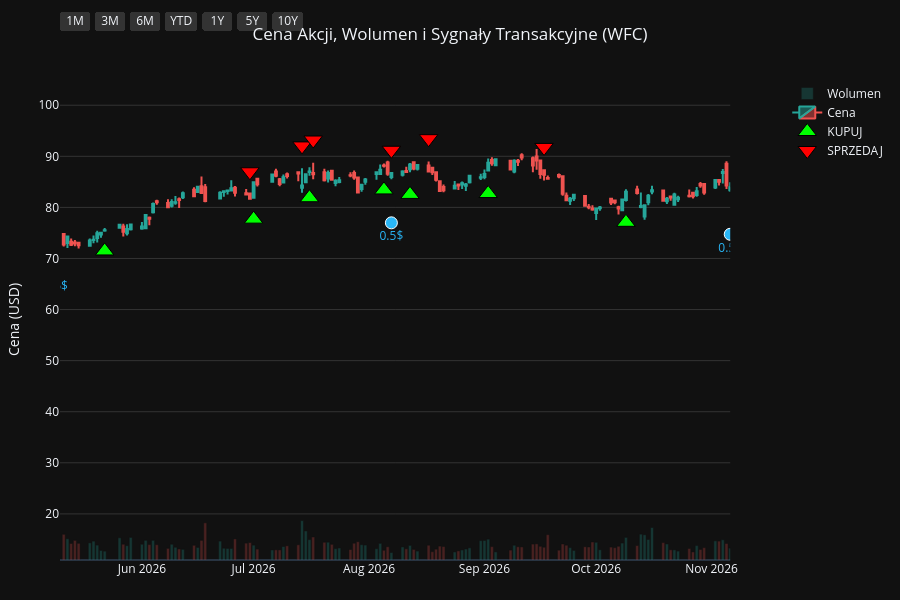
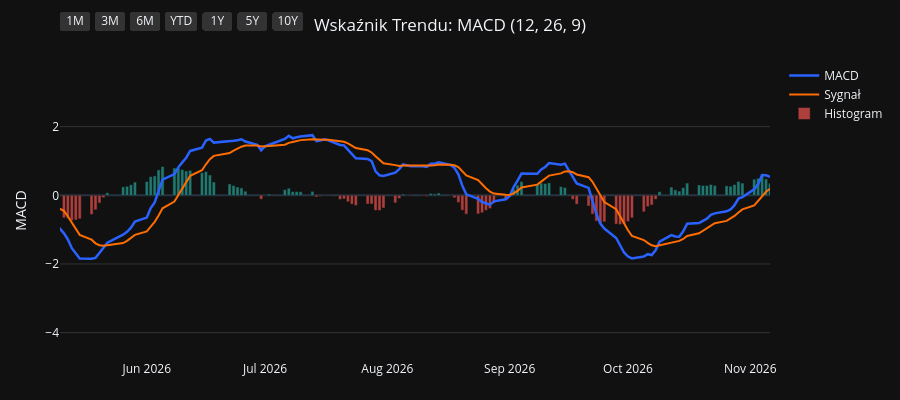
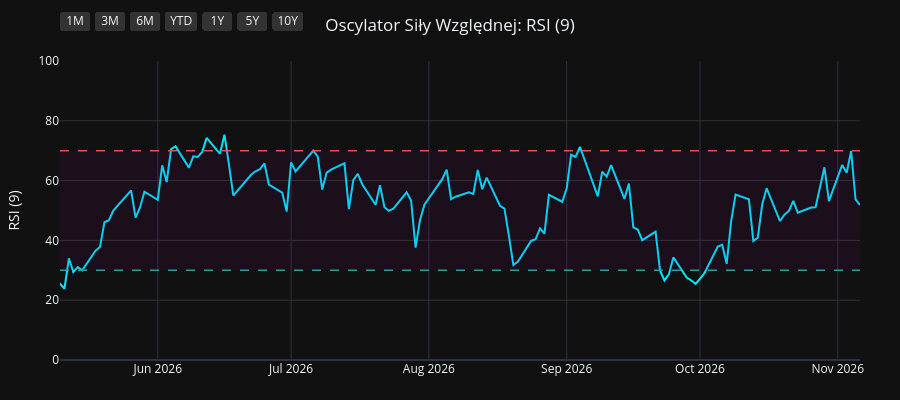
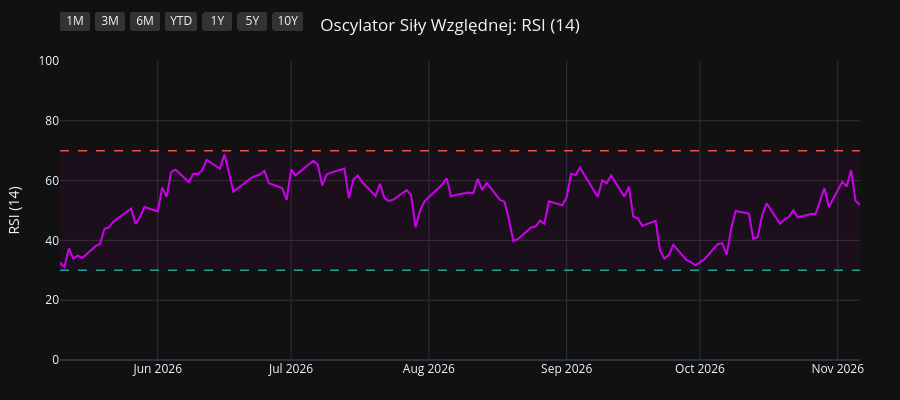

Source (notebook cell) for these figures, in order:
### Code cell
import os
import yfinance as yf
import pandas as pd
import pandas_ta as ta
import plotly.graph_objects as go
from plotly.subplots import make_subplots

# 1. Pobranie i przygotowanie danych
symbol = os.environ.get("STOCK_TICKER", "").strip().upper()
if not symbol:
    raise RuntimeError("Set STOCK_TICKER before running price_extractor.ipynb")
df = yf.Ticker(symbol).history(period="10y")
df.index = df.index.tz_localize(None)

# Wskaźniki i sygnały
df.ta.macd(fast=12, slow=26, signal=9, append=True)
df.ta.rsi(length=9, append=True)
df.ta.rsi(length=14, append=True)
df.ta.rsi(length=21, append=True)
df.dropna(inplace=True)

macd = df['MACD_12_26_9']
signal = df['MACDs_12_26_9']
wczorajszy_macd = macd.shift(1)
wczorajszy_signal = signal.shift(1)

df['Decyzja'] = 'BRAK'
df.loc[(macd > signal) & (wczorajszy_macd <= wczorajszy_signal), 'Decyzja'] = 'KUPUJ'
df.loc[(macd < signal) & (wczorajszy_macd >= wczorajszy_signal), 'Decyzja'] = 'SPRZEDAJ'

df_kupuj = df[df['Decyzja'] == 'KUPUJ']
df_sprzedaj = df[df['Decyzja'] == 'SPRZEDAJ']
df_dywidendy = df[df['Dividends'] > 0]
df_splity = df[df['Stock Splits'] > 0]

# Wspólna konfiguracja osi X
konfiguracja_osi_x = dict(
    type="date",
    showspikes=True, spikemode="across", spikesnap="cursor", spikedash="dot", spikecolor="#ffffff", spikethickness=1, hoverformat="%Y-%m-%d",
    rangeselector=dict(
        buttons=list([
            dict(count=1, label="1M", step="month", stepmode="backward"),
            dict(count=3, label="3M", step="month", stepmode="backward"),
            dict(count=6, label="6M", step="month", stepmode="backward"),
            dict(count=1, label="YTD", step="year", stepmode="todate"),
            dict(count=1, label="1Y", step="year", stepmode="backward"),
            dict(count=5, label="5Y", step="year", stepmode="backward"),
            dict(step="all", label="10Y")
        ]),
        bgcolor="#333333", activecolor="#2962ff", x=0, y=1.1
    )
)

# ==========================================
# WYKRES 1: CENA + WOLUMEN + SYGNAŁY
# ==========================================
fig1 = make_subplots(specs=[[{"secondary_y": True}]])

kolory_wolumenu = ['#26a69a' if row['Close'] >= row['Open'] else '#ef5350' for index, row in df.iterrows()]
fig1.add_trace(go.Bar(x=df.index, y=df['Volume'], marker_color=kolory_wolumenu, opacity=0.25, name='Wolumen'), secondary_y=True)
fig1.add_trace(go.Candlestick(x=df.index, open=df['Open'], high=df['High'], low=df['Low'], close=df['Close'], name='Cena', increasing_line_color='#26a69a', decreasing_line_color='#ef5350'), secondary_y=False)
fig1.add_trace(go.Scatter(x=df_kupuj.index, y=df_kupuj['Low'] * 0.95, customdata=df_kupuj[['Low', 'High']], mode='markers', marker=dict(symbol='triangle-up', size=16, color='#00ff00', line=dict(width=1, color='black')), name='KUPUJ', hovertemplate='KUPUJ<br>Najniższa: %{customdata[0]:.2f}<br>Najwyższa: %{customdata[1]:.2f}<extra></extra>'), secondary_y=False)
fig1.add_trace(go.Scatter(x=df_sprzedaj.index, y=df_sprzedaj['High'] * 1.05, customdata=df_sprzedaj[['Low', 'High']], mode='markers', marker=dict(symbol='triangle-down', size=16, color='#ff0000', line=dict(width=1, color='black')), name='SPRZEDAJ', hovertemplate='SPRZEDAJ<br>Najniższa: %{customdata[0]:.2f}<br>Najwyższa: %{customdata[1]:.2f}<extra></extra>'), secondary_y=False)

if not df_dywidendy.empty:
    fig1.add_trace(go.Scatter(x=df_dywidendy.index, y=df_dywidendy['Low'] * 0.90, mode='markers+text', marker=dict(symbol='circle', size=12, color='#29b6f6', line=dict(width=1, color='white')), text=df_dywidendy['Dividends'].apply(lambda x: f"{x}$"), textposition="bottom center", name='Dywidenda', showlegend=False, hovertemplate='Dywidenda: %{text}<extra></extra>', textfont=dict(color="#29b6f6")), secondary_y=False)
if not df_splity.empty:
                    fig1.add_trace(go.Scatter(x=df_splity.index, y=df_splity['High'], mode='markers+text', marker=dict(symbol='star', size=16, color='#ffee58', line=dict(width=1, color='black')), text=df_splity['Stock Splits'].apply(lambda x: f"{x:g}:1" if x >= 1 else f"1:{1 / x:g}"), textposition="top center", name='Split', hovertemplate='%{text}<extra></extra>', textfont=dict(color="#ffee58")), secondary_y=False)

fig1.update_layout(title=dict(text=f"Cena Akcji, Wolumen i Sygnały Transakcyjne ({symbol})", x=0.5, xanchor='center'), dragmode='pan', xaxis_rangeslider_visible=False, template='plotly_dark', height=600, hovermode='x unified', margin=dict(l=60, r=40, t=60, b=40))
fig1.update_xaxes(**konfiguracja_osi_x)
fig1.update_xaxes(range=[df.index.max() - pd.Timedelta(days=180), df.index.max()])
fig1.update_yaxes(title_text="Cena (USD)", secondary_y=False, gridcolor='#333333')
fig1.update_yaxes(range=[0, df['Volume'].max() * 4], showgrid=False, showticklabels=False, secondary_y=True)
fig1.show(config={'scrollZoom': True})

# ==========================================
# WYKRES 2: WSKAŹNIK MACD
# ==========================================
fig2 = go.Figure()
fig2.add_trace(go.Scatter(x=df.index, y=df['MACD_12_26_9'], line=dict(color='#2962ff', width=2.5), name='MACD'))
fig2.add_trace(go.Scatter(x=df.index, y=df['MACDs_12_26_9'], line=dict(color='#ff6d00', width=2), name='Sygnał'))
kolory_macd = ['#26a69a' if val >= 0 else '#ef5350' for val in df['MACDh_12_26_9']]
fig2.add_trace(go.Bar(x=df.index, y=df['MACDh_12_26_9'], marker_color=kolory_macd, name='Histogram', opacity=0.7))
fig2.update_layout(title=dict(text="Wskaźnik Trendu: MACD (12, 26, 9)", x=0.5, xanchor='center'), dragmode='pan', xaxis_rangeslider_visible=False, template='plotly_dark', height=400, hovermode='x unified', margin=dict(l=60, r=40, t=60, b=40))
fig2.update_xaxes(**konfiguracja_osi_x)
fig2.update_xaxes(range=[df.index.max() - pd.Timedelta(days=180), df.index.max()])
fig2.update_yaxes(title_text="MACD", gridcolor='#333333')
fig2.show(config={'scrollZoom': True})

# ==========================================
# WYKRES 3: OSCYLATOR RSI (9)
# ==========================================
fig3 = go.Figure()
fig3.add_trace(go.Scatter(x=df.index, y=df['RSI_9'], line=dict(color='#00e5ff', width=2), name='RSI (9)'))
fig3.add_hline(y=70, line_dash="dash", line_color="#ef5350", line_width=1.5)
fig3.add_hline(y=30, line_dash="dash", line_color="#26a69a", line_width=1.5)
fig3.add_hrect(y0=30, y1=70, line_width=0, fillcolor="purple", opacity=0.1)
fig3.update_layout(title=dict(text="Oscylator Siły Względnej: RSI (9)", x=0.5, xanchor='center'), dragmode='pan', xaxis_rangeslider_visible=False, template='plotly_dark', height=400, hovermode='x unified', margin=dict(l=60, r=40, t=60, b=40))
fig3.update_xaxes(**konfiguracja_osi_x)
fig3.update_xaxes(range=[df.index.max() - pd.Timedelta(days=180), df.index.max()])
fig3.update_yaxes(title_text="RSI (9)", range=[0, 100], gridcolor='#333333')
fig3.show(config={'scrollZoom': True})

# ==========================================
# WYKRES 4: OSCYLATOR RSI (14)
# ==========================================
fig4 = go.Figure()
fig4.add_trace(go.Scatter(x=df.index, y=df['RSI_14'], line=dict(color='#d500f9', width=2), name='RSI (14)'))
fig4.add_hline(y=70, line_dash="dash", line_color="#ef5350", line_width=1.5)
fig4.add_hline(y=30, line_dash="dash", line_color="#26a69a", line_width=1.5)
fig4.add_hrect(y0=30, y1=70, line_width=0, fillcolor="purple", opacity=0.1)
fig4.update_layout(title=dict(text="Oscylator Siły Względnej: RSI (14)", x=0.5, xanchor='center'), dragmode='pan', xaxis_rangeslider_visible=False, template='plotly_dark', height=400, hovermode='x unified', margin=dict(l=60, r=40, t=60, b=40))
fig4.update_xaxes(**konfiguracja_osi_x)
fig4.update_xaxes(range=[df.index.max() - pd.Timedelta(days=180), df.index.max()])
fig4.update_yaxes(title_text="RSI (14)", range=[0, 100], gridcolor='#333333')
fig4.show(config={'scrollZoom': True})

# ==========================================
# WYKRES 5: OSCYLATOR RSI (21)
# ==========================================
fig5 = go.Figure()
fig5.add_trace(go.Scatter(x=df.index, y=df['RSI_21'], line=dict(color='#64dd17', width=2), name='RSI (21)'))
fig5.add_hline(y=70, line_dash="dash", line_color="#ef5350", line_width=1.5)
fig5.add_hline(y=30, line_dash="dash", line_color="#26a69a", line_width=1.5)
fig5.add_hrect(y0=30, y1=70, line_width=0, fillcolor="purple", opacity=0.1)
fig5.update_layout(title=dict(text="Oscylator Siły Względnej: RSI (21)", x=0.5, xanchor='center'), dragmode='pan', xaxis_rangeslider_visible=False, template='plotly_dark', height=400, hovermode='x unified', margin=dict(l=60, r=40, t=60, b=40))
fig5.update_xaxes(**konfiguracja_osi_x)
fig5.update_xaxes(range=[df.index.max() - pd.Timedelta(days=180), df.index.max()])
fig5.update_yaxes(title_text="RSI (21)", range=[0, 100], gridcolor='#333333')
fig5.show(config={'scrollZoom': True})

### Figure 1 — Plotly figure (JSON) as saved in the notebook; plotly's stock layout.template omitted (floating-point values rounded to 4 significant figures; data arrays with more than 128 entries replaced by an {"elided": "..."} marker saying what was removed)
{"data": [{"marker": {"color": {"elided": "2481 str values"}}, "name": "Wolumen", "opacity": 0.25, "type": "bar", "x": {"elided": "2481 str values"}, "xaxis": "x", "y": {"elided": "2481 int values"}, "yaxis": "y2"}, {"close": {"elided": "2481 float values"}, "decreasing": {"line": {"color": "#ef5350"}}, "high": {"elided": "2481 float values"}, "increasing": {"line": {"color": "#26a69a"}}, "low": {"elided": "2481 float values"}, "name": "Cena", "open": {"elided": "2481 float values"}, "type": "candlestick", "x": {"elided": "2481 str values"}, "xaxis": "x", "yaxis": "y"}, {"customdata": {"elided": "97x2 float values"}, "hovertemplate": "KUPUJ<br>Najniższa: %{customdata[0]:.2f}<br>Najwyższa: %{customdata[1]:.2f}<extra></extra>", "marker": {"color": "#00ff00", "line": {"color": "black", "width": 1}, "size": 16, "symbol": "triangle-up"}, "mode": "markers", "name": "KUPUJ", "type": "scatter", "x": ["2017-01-26T00:00:00", "2017-03-01T00:00:00", "2017-04-24T00:00:00", "2017-06-08T00:00:00", "2017-06-28T00:00:00", "2017-09-12T00:00:00", "2017-10-26T00:00:00", "2017-11-28T00:00:00", "2018-01-05T00:00:00", "2018-01-18T00:00:00", "2018-02-26T00:00:00", "2018-03-12T00:00:00", "2018-04-05T00:00:00", "2018-06-06T00:00:00", "2018-07-02T00:00:00", "2018-10-08T00:00:00", "2018-10-12T00:00:00", "2018-10-29T00:00:00", "2018-11-26T00:00:00", "2019-01-02T00:00:00", "2019-02-19T00:00:00", "2019-03-15T00:00:00", "2019-04-25T00:00:00", "2019-06-05T00:00:00", "2019-07-24T00:00:00", "2019-08-28T00:00:00", "2019-10-18T00:00:00", "2020-02-05T00:00:00", "2020-03-26T00:00:00", "2020-05-20T00:00:00", "2020-07-16T00:00:00", "2020-08-10T00:00:00", "2020-08-25T00:00:00", "2020-08-27T00:00:00", "2020-09-11T00:00:00", "2020-10-05T00:00:00", "2020-11-06T00:00:00", "2021-01-06T00:00:00", "2021-02-08T00:00:00", "2021-03-08T00:00:00", "2021-03-10T00:00:00", "2021-04-14T00:00:00", "2021-06-28T00:00:00", "2021-07-15T00:00:00", "2021-07-20T00:00:00", "2021-09-16T00:00:00", "2021-10-18T00:00:00", "2021-12-10T00:00:00", "2021-12-16T00:00:00", "2022-01-03T00:00:00", "2022-02-07T00:00:00", "2022-03-16T00:00:00", "2022-04-20T00:00:00", "2022-05-05T00:00:00", "2022-05-17T00:00:00", "2022-06-27T00:00:00", "2022-09-12T00:00:00", "2022-10-04T00:00:00", "2022-10-13T00:00:00", "2022-12-30T00:00:00", "2023-03-31T00:00:00", "2023-05-17T00:00:00", "2023-07-03T00:00:00", "2023-09-12T00:00:00", "2023-10-13T00:00:00", "2023-11-02T00:00:00", "2024-01-26T00:00:00", "2024-02-15T00:00:00", "2024-04-19T00:00:00", "2024-05-08T00:00:00", "2024-06-20T00:00:00", "2024-06-28T00:00:00", "2024-07-17T00:00:00", "2024-08-16T00:00:00", "2024-09-20T00:00:00", "2024-11-06T00:00:00", "2025-01-07T00:00:00", "2025-01-15T00:00:00", "2025-03-20T00:00:00", "2025-04-21T00:00:00", "2025-06-24T00:00:00", "2025-07-25T00:00:00", "2025-08-25T00:00:00", "2025-09-11T00:00:00", "2025-10-15T00:00:00", "2025-12-02T00:00:00", "2026-01-05T00:00:00", "2026-02-02T00:00:00", "2026-03-23T00:00:00", "2026-04-30T00:00:00", "2026-05-22T00:00:00", "2026-07-01T00:00:00", "2026-07-16T00:00:00", "2026-08-05T00:00:00", "2026-08-12T00:00:00", "2026-09-02T00:00:00", "2026-10-09T00:00:00"], "xaxis": "x", "y": [40.92, 43.02, 39.01, 38.03, 39.24, 37.54, 40.95, 39.95, 46.17, 47.49, 44.1, 43.36, 39.68, 41.2, 41.5, 40.22, 38.62, 39.17, 40.05, 34.75, 37.7, 38.61, 36.23, 35.32, 36.87, 35.08, 38.89, 38.04, 23.4, 20.0, 20.37, 19.96, 20.03, 19.76, 19.54, 19.96, 18.08, 26.32, 25.56, 31.37, 31.8, 32.45, 37.54, 36.94, 35.69, 38.47, 40.25, 41.61, 41.39, 41.06, 47.14, 42.77, 40.74, 36.83, 36.42, 33.82, 38.63, 35.99, 33.93, 35.21, 32.26, 33.88, 37.24, 36.24, 35.54, 34.9, 44.09, 43.38, 52.51, 53.62, 52.57, 52.12, 53.74, 49.37, 49.62, 63.24, 65.03, 66.97, 65.59, 57.94, 71.41, 76.48, 72.9, 73.74, 78.71, 79.23, 88.25, 83.53, 72.94, 74.7, 71.48, 77.7, 81.89, 83.42, 82.54, 82.71, 77.08], "yaxis": "y"}, {"customdata": {"elided": "96x2 float values"}, "hovertemplate": "SPRZEDAJ<br>Najniższa: %{customdata[0]:.2f}<br>Najwyższa: %{customdata[1]:.2f}<extra></extra>", "marker": {"color": "#ff0000", "line": {"color": "black", "width": 1}, "size": 16, "symbol": "triangle-down"}, "mode": "markers", "name": "SPRZEDAJ", "type": "scatter", "x": ["2017-02-28T00:00:00", "2017-03-06T00:00:00", "2017-05-15T00:00:00", "2017-06-23T00:00:00", "2017-07-17T00:00:00", "2017-10-13T00:00:00", "2017-11-08T00:00:00", "2017-12-29T00:00:00", "2018-01-08T00:00:00", "2018-02-01T00:00:00", "2018-03-01T00:00:00", "2018-03-16T00:00:00", "2018-05-29T00:00:00", "2018-06-14T00:00:00", "2018-08-10T00:00:00", "2018-10-11T00:00:00", "2018-10-24T00:00:00", "2018-11-23T00:00:00", "2018-12-06T00:00:00", "2019-02-07T00:00:00", "2019-03-08T00:00:00", "2019-03-22T00:00:00", "2019-05-09T00:00:00", "2019-07-15T00:00:00", "2019-08-05T00:00:00", "2019-10-02T00:00:00", "2019-11-19T00:00:00", "2020-02-25T00:00:00", "2020-05-07T00:00:00", "2020-06-16T00:00:00", "2020-07-31T00:00:00", "2020-08-19T00:00:00", "2020-08-26T00:00:00", "2020-09-10T00:00:00", "2020-09-22T00:00:00", "2020-10-15T00:00:00", "2020-12-14T00:00:00", "2021-01-20T00:00:00", "2021-03-04T00:00:00", "2021-03-09T00:00:00", "2021-03-19T00:00:00", "2021-05-11T00:00:00", "2021-07-06T00:00:00", "2021-07-19T00:00:00", "2021-08-19T00:00:00", "2021-10-13T00:00:00", "2021-11-05T00:00:00", "2021-12-13T00:00:00", "2021-12-17T00:00:00", "2022-01-24T00:00:00", "2022-02-17T00:00:00", "2022-04-01T00:00:00", "2022-04-22T00:00:00", "2022-05-10T00:00:00", "2022-06-10T00:00:00", "2022-08-22T00:00:00", "2022-09-13T00:00:00", "2022-10-11T00:00:00", "2022-11-15T00:00:00", "2023-02-16T00:00:00", "2023-05-02T00:00:00", "2023-06-21T00:00:00", "2023-08-01T00:00:00", "2023-09-26T00:00:00", "2023-10-24T00:00:00", "2023-12-28T00:00:00", "2024-02-02T00:00:00", "2024-03-18T00:00:00", "2024-05-01T00:00:00", "2024-05-17T00:00:00", "2024-06-26T00:00:00", "2024-07-12T00:00:00", "2024-08-01T00:00:00", "2024-09-09T00:00:00", "2024-11-01T00:00:00", "2024-12-02T00:00:00", "2025-01-10T00:00:00", "2025-02-12T00:00:00", "2025-04-03T00:00:00", "2025-05-22T00:00:00", "2025-07-15T00:00:00", "2025-07-29T00:00:00", "2025-09-08T00:00:00", "2025-10-01T00:00:00", "2025-11-07T00:00:00", "2025-12-31T00:00:00", "2026-01-07T00:00:00", "2026-02-12T00:00:00", "2026-04-22T00:00:00", "2026-05-01T00:00:00", "2026-06-30T00:00:00", "2026-07-14T00:00:00", "2026-07-17T00:00:00", "2026-08-07T00:00:00", "2026-08-17T00:00:00", "2026-09-17T00:00:00"], "xaxis": "x", "y": [46.93, 47.38, 43.29, 42.81, 44.55, 43.84, 45.19, 50.61, 51.56, 54.64, 48.73, 47.27, 45.2, 46.11, 49.02, 44.34, 43.2, 44.23, 43.26, 42.08, 42.59, 42.22, 40.36, 40.89, 40.33, 42.74, 47.8, 41.5, 23.68, 26.9, 22.37, 22.22, 22.39, 22.48, 22.19, 21.04, 27.26, 30.05, 34.89, 35.62, 36.79, 43.13, 41.24, 39.84, 44.31, 43.04, 47.88, 46.35, 46.13, 49.62, 53.61, 46.1, 44.65, 41.89, 38.83, 42.21, 42.01, 38.98, 45.11, 45.68, 38.23, 40.41, 44.45, 40.09, 38.66, 48.62, 48.88, 57.02, 59.31, 61.12, 57.32, 56.45, 58.85, 55.04, 65.53, 77.34, 71.29, 80.52, 69.41, 75.04, 82.34, 85.0, 81.51, 85.4, 88.41, 97.23, 98.47, 92.84, 84.5, 85.3, 86.97, 92.04, 93.19, 91.19, 93.45, 91.74], "yaxis": "y"}, {"hovertemplate": "Dywidenda: %{text}<extra></extra>", "marker": {"color": "#29b6f6", "line": {"color": "white", "width": 1}, "size": 12, "symbol": "circle"}, "mode": "markers+text", "name": "Dywidenda", "showlegend": false, "text": ["0.38$", "0.38$", "0.39$", "0.39$", "0.39$", "0.39$", "0.43$", "0.43$", "0.45$", "0.45$", "0.51$", "0.51$", "0.51$", "0.51$", "0.1$", "0.1$", "0.1$", "0.1$", "0.2$", "0.2$", "0.25$", "0.25$", "0.3$", "0.3$", "0.3$", "0.3$", "0.35$", "0.35$", "0.35$", "0.35$", "0.4$", "0.4$", "0.4$", "0.4$", "0.45$", "0.45$", "0.45$", "0.45$", "0.5$", "0.5$"], "textfont": {"color": "#29b6f6"}, "textposition": "bottom center", "type": "scatter", "x": ["2017-02-01T00:00:00", "2017-05-03T00:00:00", "2017-08-02T00:00:00", "2017-11-02T00:00:00", "2018-02-01T00:00:00", "2018-05-03T00:00:00", "2018-08-09T00:00:00", "2018-11-08T00:00:00", "2019-01-31T00:00:00", "2019-05-09T00:00:00", "2019-08-08T00:00:00", "2019-11-07T00:00:00", "2020-02-06T00:00:00", "2020-05-07T00:00:00", "2020-08-06T00:00:00", "2020-11-05T00:00:00", "2021-02-04T00:00:00", "2021-05-06T00:00:00", "2021-08-05T00:00:00", "2021-11-04T00:00:00", "2022-02-03T00:00:00", "2022-05-05T00:00:00", "2022-08-04T00:00:00", "2022-11-03T00:00:00", "2023-02-02T00:00:00", "2023-05-04T00:00:00", "2023-08-03T00:00:00", "2023-11-02T00:00:00", "2024-02-01T00:00:00", "2024-05-09T00:00:00", "2024-08-09T00:00:00", "2024-11-08T00:00:00", "2025-02-07T00:00:00", "2025-05-09T00:00:00", "2025-08-08T00:00:00", "2025-11-07T00:00:00", "2026-02-06T00:00:00", "2026-05-08T00:00:00", "2026-08-07T00:00:00", "2026-11-06T00:00:00"], "xaxis": "x", "y": [38.46, 37.47, 37.39, 38.99, 46.11, 36.28, 42.0, 38.33, 35.6, 33.82, 34.03, 40.56, 36.47, 19.55, 18.83, 17.15, 25.02, 36.04, 36.44, 39.69, 43.71, 34.89, 34.48, 36.96, 38.03, 30.05, 37.03, 33.06, 40.47, 51.41, 44.6, 59.75, 68.47, 62.7, 66.85, 73.97, 81.87, 67.21, 76.98, 74.74], "yaxis": "y"}], "layout": {"dragmode": "pan", "height": 600, "hovermode": "x unified", "margin": {"b": 40, "l": 60, "r": 40, "t": 60}, "title": {"text": "Cena Akcji, Wolumen i Sygnały Transakcyjne (WFC)", "x": 0.5, "xanchor": "center"}, "xaxis": {"anchor": "y", "domain": [0.0, 0.94], "hoverformat": "%Y-%m-%d", "range": ["2026-05-10T00:00:00", "2026-11-06T00:00:00"], "rangeselector": {"activecolor": "#2962ff", "bgcolor": "#333333", "buttons": [{"count": 1, "label": "1M", "step": "month", "stepmode": "backward"}, {"count": 3, "label": "3M", "step": "month", "stepmode": "backward"}, {"count": 6, "label": "6M", "step": "month", "stepmode": "backward"}, {"count": 1, "label": "YTD", "step": "year", "stepmode": "todate"}, {"count": 1, "label": "1Y", "step": "year", "stepmode": "backward"}, {"count": 5, "label": "5Y", "step": "year", "stepmode": "backward"}, {"label": "10Y", "step": "all"}], "x": 0, "y": 1.1}, "rangeslider": {"visible": false}, "showspikes": true, "spikecolor": "#ffffff", "spikedash": "dot", "spikemode": "across", "spikesnap": "cursor", "spikethickness": 1, "type": "date"}, "yaxis": {"anchor": "x", "domain": [0.0, 1.0], "gridcolor": "#333333", "title": {"text": "Cena (USD)"}}, "yaxis2": {"anchor": "x", "overlaying": "y", "range": [0, 475810400], "showgrid": false, "showticklabels": false, "side": "right"}}}

### Figure 2 — Plotly figure (JSON) as saved in the notebook; plotly's stock layout.template omitted (floating-point values rounded to 4 significant figures; data arrays with more than 128 entries replaced by an {"elided": "..."} marker saying what was removed)
{"data": [{"line": {"color": "#2962ff", "width": 2.5}, "name": "MACD", "type": "scatter", "x": {"elided": "2481 str values"}, "y": {"elided": "2481 float values"}}, {"line": {"color": "#ff6d00", "width": 2}, "name": "Sygnał", "type": "scatter", "x": {"elided": "2481 str values"}, "y": {"elided": "2481 float values"}}, {"marker": {"color": {"elided": "2481 str values"}}, "name": "Histogram", "opacity": 0.7, "type": "bar", "x": {"elided": "2481 str values"}, "y": {"elided": "2481 float values"}}], "layout": {"dragmode": "pan", "height": 400, "hovermode": "x unified", "margin": {"b": 40, "l": 60, "r": 40, "t": 60}, "title": {"text": "Wskaźnik Trendu: MACD (12, 26, 9)", "x": 0.5, "xanchor": "center"}, "xaxis": {"hoverformat": "%Y-%m-%d", "range": ["2026-05-10T00:00:00", "2026-11-06T00:00:00"], "rangeselector": {"activecolor": "#2962ff", "bgcolor": "#333333", "buttons": [{"count": 1, "label": "1M", "step": "month", "stepmode": "backward"}, {"count": 3, "label": "3M", "step": "month", "stepmode": "backward"}, {"count": 6, "label": "6M", "step": "month", "stepmode": "backward"}, {"count": 1, "label": "YTD", "step": "year", "stepmode": "todate"}, {"count": 1, "label": "1Y", "step": "year", "stepmode": "backward"}, {"count": 5, "label": "5Y", "step": "year", "stepmode": "backward"}, {"label": "10Y", "step": "all"}], "x": 0, "y": 1.1}, "rangeslider": {"visible": false}, "showspikes": true, "spikecolor": "#ffffff", "spikedash": "dot", "spikemode": "across", "spikesnap": "cursor", "spikethickness": 1, "type": "date"}, "yaxis": {"gridcolor": "#333333", "title": {"text": "MACD"}}}}

### Figure 3 — Plotly figure (JSON) as saved in the notebook; plotly's stock layout.template omitted (floating-point values rounded to 4 significant figures; data arrays with more than 128 entries replaced by an {"elided": "..."} marker saying what was removed)
{"data": [{"line": {"color": "#00e5ff", "width": 2}, "name": "RSI (9)", "type": "scatter", "x": {"elided": "2481 str values"}, "y": {"elided": "2481 float values"}}], "layout": {"dragmode": "pan", "height": 400, "hovermode": "x unified", "margin": {"b": 40, "l": 60, "r": 40, "t": 60}, "shapes": [{"line": {"color": "#ef5350", "dash": "dash", "width": 1.5}, "type": "line", "x0": 0, "x1": 1, "xref": "x domain", "y0": 70, "y1": 70, "yref": "y"}, {"line": {"color": "#26a69a", "dash": "dash", "width": 1.5}, "type": "line", "x0": 0, "x1": 1, "xref": "x domain", "y0": 30, "y1": 30, "yref": "y"}, {"fillcolor": "purple", "line": {"width": 0}, "opacity": 0.1, "type": "rect", "x0": 0, "x1": 1, "xref": "x domain", "y0": 30, "y1": 70, "yref": "y"}], "title": {"text": "Oscylator Siły Względnej: RSI (9)", "x": 0.5, "xanchor": "center"}, "xaxis": {"hoverformat": "%Y-%m-%d", "range": ["2026-05-10T00:00:00", "2026-11-06T00:00:00"], "rangeselector": {"activecolor": "#2962ff", "bgcolor": "#333333", "buttons": [{"count": 1, "label": "1M", "step": "month", "stepmode": "backward"}, {"count": 3, "label": "3M", "step": "month", "stepmode": "backward"}, {"count": 6, "label": "6M", "step": "month", "stepmode": "backward"}, {"count": 1, "label": "YTD", "step": "year", "stepmode": "todate"}, {"count": 1, "label": "1Y", "step": "year", "stepmode": "backward"}, {"count": 5, "label": "5Y", "step": "year", "stepmode": "backward"}, {"label": "10Y", "step": "all"}], "x": 0, "y": 1.1}, "rangeslider": {"visible": false}, "showspikes": true, "spikecolor": "#ffffff", "spikedash": "dot", "spikemode": "across", "spikesnap": "cursor", "spikethickness": 1, "type": "date"}, "yaxis": {"gridcolor": "#333333", "range": [0, 100], "title": {"text": "RSI (9)"}}}}

### Figure 4 — Plotly figure (JSON) as saved in the notebook; plotly's stock layout.template omitted (floating-point values rounded to 4 significant figures; data arrays with more than 128 entries replaced by an {"elided": "..."} marker saying what was removed)
{"data": [{"line": {"color": "#d500f9", "width": 2}, "name": "RSI (14)", "type": "scatter", "x": {"elided": "2481 str values"}, "y": {"elided": "2481 float values"}}], "layout": {"dragmode": "pan", "height": 400, "hovermode": "x unified", "margin": {"b": 40, "l": 60, "r": 40, "t": 60}, "shapes": [{"line": {"color": "#ef5350", "dash": "dash", "width": 1.5}, "type": "line", "x0": 0, "x1": 1, "xref": "x domain", "y0": 70, "y1": 70, "yref": "y"}, {"line": {"color": "#26a69a", "dash": "dash", "width": 1.5}, "type": "line", "x0": 0, "x1": 1, "xref": "x domain", "y0": 30, "y1": 30, "yref": "y"}, {"fillcolor": "purple", "line": {"width": 0}, "opacity": 0.1, "type": "rect", "x0": 0, "x1": 1, "xref": "x domain", "y0": 30, "y1": 70, "yref": "y"}], "title": {"text": "Oscylator Siły Względnej: RSI (14)", "x": 0.5, "xanchor": "center"}, "xaxis": {"hoverformat": "%Y-%m-%d", "range": ["2026-05-10T00:00:00", "2026-11-06T00:00:00"], "rangeselector": {"activecolor": "#2962ff", "bgcolor": "#333333", "buttons": [{"count": 1, "label": "1M", "step": "month", "stepmode": "backward"}, {"count": 3, "label": "3M", "step": "month", "stepmode": "backward"}, {"count": 6, "label": "6M", "step": "month", "stepmode": "backward"}, {"count": 1, "label": "YTD", "step": "year", "stepmode": "todate"}, {"count": 1, "label": "1Y", "step": "year", "stepmode": "backward"}, {"count": 5, "label": "5Y", "step": "year", "stepmode": "backward"}, {"label": "10Y", "step": "all"}], "x": 0, "y": 1.1}, "rangeslider": {"visible": false}, "showspikes": true, "spikecolor": "#ffffff", "spikedash": "dot", "spikemode": "across", "spikesnap": "cursor", "spikethickness": 1, "type": "date"}, "yaxis": {"gridcolor": "#333333", "range": [0, 100], "title": {"text": "RSI (14)"}}}}
